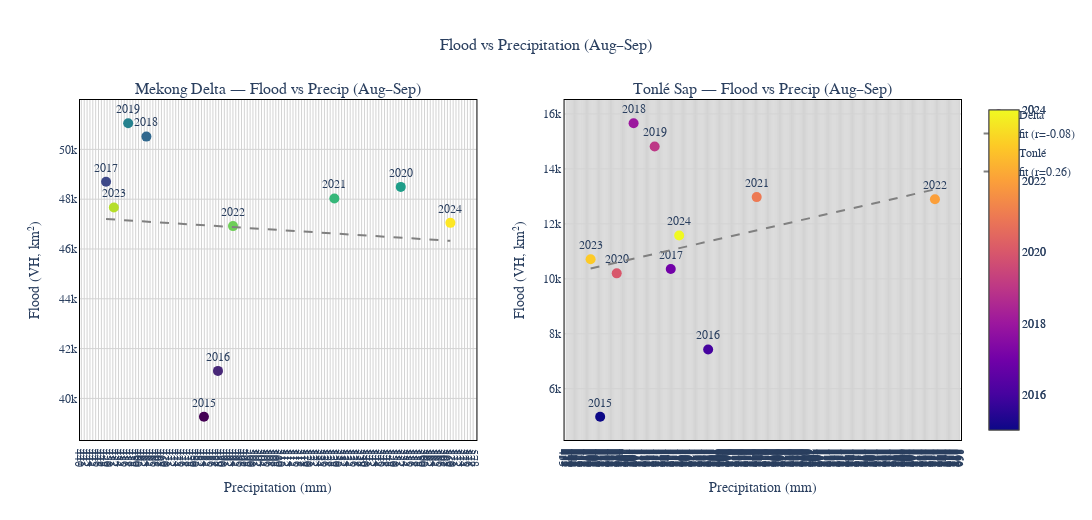

Notebook code for this chart:
### Code cell
# === Cell 8: Figure 2 - Flood vs Precipitation ===
def fig_flood_vs_precip(df_delta, df_ts):
    fig = create_dual_subplot("Mekong Delta — Flood vs Precip (Aug–Sep)",
                              "Tonlé Sap — Flood vs Precip (Aug–Sep)", height=520, width=1200)
    # Delta
    if {"precip_wet_mm","flood_vh_km2"}.issubset(df_delta.columns) and len(df_delta.dropna()):
        d = df_delta.dropna(subset=["precip_wet_mm","flood_vh_km2"]).copy()
        fig.add_trace(go.Scatter(x=d["precip_wet_mm"], y=d["flood_vh_km2"],
                                 mode="markers+text", text=d["year"].astype(int),
                                 textposition="top center", name="Delta",
                                 marker=dict(size=10, color=d["year"], colorscale="Viridis", showscale=True)),
                      row=1, col=1)
        if len(d)>=2:
            x, y = d["precip_wet_mm"].values, d["flood_vh_km2"].values
            coeff = np.polyfit(x,y,1); xs = np.linspace(x.min(), x.max(), 100); ys = coeff[0]*xs+coeff[1]
            r = np.corrcoef(x,y)[0,1]
            fig.add_trace(go.Scatter(x=xs, y=ys, mode="lines", line=dict(color="gray", dash="dash"),
                                     name=f"fit (r={r:.2f})"), row=1, col=1)
    else:
        fig.add_annotation(text="No data", xref="paper", yref="paper", x=0.5, y=0.5, showarrow=False, row=1, col=1)

    # Tonlé
    if {"precip_wet_mm","flood_vh_km2"}.issubset(df_ts.columns) and len(df_ts.dropna()):
        t = df_ts.dropna(subset=["precip_wet_mm","flood_vh_km2"]).copy()
        fig.add_trace(go.Scatter(x=t["precip_wet_mm"], y=t["flood_vh_km2"],
                                 mode="markers+text", text=t["year"].astype(int),
                                 textposition="top center", name="Tonlé",
                                 marker=dict(size=10, color=t["year"], colorscale="Plasma", showscale=True)),
                      row=1, col=2)
        if len(t)>=2:
            x, y = t["precip_wet_mm"].values, t["flood_vh_km2"].values
            coeff = np.polyfit(x,y,1); xs = np.linspace(x.min(), x.max(), 100); ys = coeff[0]*xs+coeff[1]
            r = np.corrcoef(x,y)[0,1]
            fig.add_trace(go.Scatter(x=xs, y=ys, mode="lines", line=dict(color="gray", dash="dash"),
                                     name=f"fit (r={r:.2f})"), row=1, col=2)
    else:
        fig.add_annotation(text="No data", xref="paper", yref="paper", x=0.5, y=0.5, showarrow=False, row=1, col=2)

    fig.update_xaxes(title_text="Precipitation (mm)", row=1, col=1)
    fig.update_xaxes(title_text="Precipitation (mm)", row=1, col=2)
    fig.update_yaxes(title_text="Flood (VH, km²)", row=1, col=1)
    fig.update_yaxes(title_text="Flood (VH, km²)", row=1, col=2)
    return finalize_figure(fig, "Flood vs Precipitation (Aug–Sep)", ASSETS / "fig_flood_vs_precip.json")

fig2 = fig_flood_vs_precip(df_delta, df_ts)
fig2.show()

### Figure 1 — Plotly figure (JSON) as saved in the notebook; plotly's stock layout.template omitted (floating-point values rounded to 4 significant figures)
{"data": [{"marker": {"color": [2015, 2016, 2017, 2018, 2019, 2020, 2021, 2022, 2023, 2024], "colorscale": [[0, "#440154"], [0.1111, "#482878"], [0.2222, "#3e4989"], [0.3333, "#31688e"], [0.4444, "#26828e"], [0.5556, "#1f9e89"], [0.6667, "#35b779"], [0.7778, "#6ece58"], [0.8889, "#b5de2b"], [1, "#fde725"]], "showscale": true, "size": 10}, "mode": "markers+text", "name": "Delta", "text": [2015, 2016, 2017, 2018, 2019, 2020, 2021, 2022, 2023, 2024], "textposition": "top center", "type": "scatter", "x": [482.9, 487.8, 448.6, 462.7, 456.4, 551.7, 528.5, 493.0, 451.4, 569.0], "xaxis": "x", "y": [39260.0, 41110.0, 48700.0, 50510.0, 51050.0, 48490.0, 48030.0, 46920.0, 47670.0, 47050.0], "yaxis": "y"}, {"line": {"color": "gray", "dash": "dash"}, "mode": "lines", "name": "fit (r=-0.08)", "type": "scatter", "x": [448.6, 449.9, 451.1, 452.3, 453.5, 454.7, 455.9, 457.2, 458.4, 459.6, 460.8, 462.0, 463.2, 464.5, 465.7, 466.9, 468.1, 469.3, 470.5, 471.7, 473.0, 474.2, 475.4, 476.6, 477.8, 479.0, 480.3, 481.5, 482.7, 483.9, 485.1, 486.3, 487.6, 488.8, 490.0, 491.2, 492.4, 493.6, 494.9, 496.1, 497.3, 498.5, 499.7, 500.9, 502.2, 503.4, 504.6, 505.8, 507.0, 508.2, 509.4, 510.7, 511.9, 513.1, 514.3, 515.5, 516.7, 518.0, 519.2, 520.4, 521.6, 522.8, 524.0, 525.3, 526.5, 527.7, 528.9, 530.1, 531.3, 532.6, 533.8, 535.0, 536.2, 537.4, 538.6, 539.9, 541.1, 542.3, 543.5, 544.7, 545.9, 547.1, 548.4, 549.6, 550.8, 552.0, 553.2, 554.4, 555.7, 556.9, 558.1, 559.3, 560.5, 561.7, 563.0, 564.2, 565.4, 566.6, 567.8, 569.0], "xaxis": "x", "y": [47200.0, 47190.0, 47180.0, 47180.0, 47170.0, 47160.0, 47150.0, 47140.0, 47130.0, 47120.0, 47110.0, 47110.0, 47100.0, 47090.0, 47080.0, 47070.0, 47060.0, 47050.0, 47040.0, 47030.0, 47030.0, 47020.0, 47010.0, 47000.0, 46990.0, 46980.0, 46970.0, 46960.0, 46950.0, 46950.0, 46940.0, 46930.0, 46920.0, 46910.0, 46900.0, 46890.0, 46880.0, 46880.0, 46870.0, 46860.0, 46850.0, 46840.0, 46830.0, 46820.0, 46810.0, 46800.0, 46800.0, 46790.0, 46780.0, 46770.0, 46760.0, 46750.0, 46740.0, 46730.0, 46730.0, 46720.0, 46710.0, 46700.0, 46690.0, 46680.0, 46670.0, 46660.0, 46650.0, 46650.0, 46640.0, 46630.0, 46620.0, 46610.0, 46600.0, 46590.0, 46580.0, 46580.0, 46570.0, 46560.0, 46550.0, 46540.0, 46530.0, 46520.0, 46510.0, 46500.0, 46500.0, 46490.0, 46480.0, 46470.0, 46460.0, 46450.0, 46440.0, 46430.0, 46430.0, 46420.0, 46410.0, 46400.0, 46390.0, 46380.0, 46370.0, 46360.0, 46350.0, 46350.0, 46340.0, 46330.0], "yaxis": "y"}, {"marker": {"color": [2015, 2016, 2017, 2018, 2019, 2020, 2021, 2022, 2023, 2024], "colorscale": [[0, "#0d0887"], [0.1111, "#46039f"], [0.2222, "#7201a8"], [0.3333, "#9c179e"], [0.4444, "#bd3786"], [0.5556, "#d8576b"], [0.6667, "#ed7953"], [0.7778, "#fb9f3a"], [0.8889, "#fdca26"], [1, "#f0f921"]], "showscale": true, "size": 10}, "mode": "markers+text", "name": "Tonlé", "text": [2015, 2016, 2017, 2018, 2019, 2020, 2021, 2022, 2023, 2024], "textposition": "top center", "type": "scatter", "x": [470.8, 587.7, 547.2, 507.0, 529.8, 488.7, 640.3, 833.3, 460.5, 556.3], "xaxis": "x2", "y": [4982.0, 7431.0, 10360.0, 15660.0, 14810.0, 10200.0, 12980.0, 12900.0, 10710.0, 11580.0], "yaxis": "y2"}, {"line": {"color": "gray", "dash": "dash"}, "mode": "lines", "name": "fit (r=0.26)", "type": "scatter", "x": [460.5, 464.2, 468.0, 471.7, 475.5, 479.3, 483.0, 486.8, 490.6, 494.3, 498.1, 501.9, 505.6, 509.4, 513.2, 516.9, 520.7, 524.5, 528.2, 532.0, 535.8, 539.5, 543.3, 547.1, 550.8, 554.6, 558.4, 562.1, 565.9, 569.7, 573.4, 577.2, 581.0, 584.7, 588.5, 592.3, 596.0, 599.8, 603.6, 607.3, 611.1, 614.9, 618.6, 622.4, 626.2, 629.9, 633.7, 637.4, 641.2, 645.0, 648.7, 652.5, 656.3, 660.0, 663.8, 667.6, 671.3, 675.1, 678.9, 682.6, 686.4, 690.2, 693.9, 697.7, 701.5, 705.2, 709.0, 712.8, 716.5, 720.3, 724.1, 727.8, 731.6, 735.4, 739.1, 742.9, 746.7, 750.4, 754.2, 758.0, 761.7, 765.5, 769.3, 773.0, 776.8, 780.6, 784.3, 788.1, 791.8, 795.6, 799.4, 803.1, 806.9, 810.7, 814.4, 818.2, 822.0, 825.7, 829.5, 833.3], "xaxis": "x2", "y": [10370.0, 10400.0, 10430.0, 10460.0, 10490.0, 10520.0, 10550.0, 10580.0, 10610.0, 10640.0, 10670.0, 10690.0, 10720.0, 10750.0, 10780.0, 10810.0, 10840.0, 10870.0, 10900.0, 10930.0, 10960.0, 10990.0, 11010.0, 11040.0, 11070.0, 11100.0, 11130.0, 11160.0, 11190.0, 11220.0, 11250.0, 11280.0, 11310.0, 11340.0, 11360.0, 11390.0, 11420.0, 11450.0, 11480.0, 11510.0, 11540.0, 11570.0, 11600.0, 11630.0, 11660.0, 11680.0, 11710.0, 11740.0, 11770.0, 11800.0, 11830.0, 11860.0, 11890.0, 11920.0, 11950.0, 11980.0, 12010.0, 12030.0, 12060.0, 12090.0, 12120.0, 12150.0, 12180.0, 12210.0, 12240.0, 12270.0, 12300.0, 12330.0, 12350.0, 12380.0, 12410.0, 12440.0, 12470.0, 12500.0, 12530.0, 12560.0, 12590.0, 12620.0, 12650.0, 12680.0, 12700.0, 12730.0, 12760.0, 12790.0, 12820.0, 12850.0, 12880.0, 12910.0, 12940.0, 12970.0, 13000.0, 13020.0, 13050.0, 13080.0, 13110.0, 13140.0, 13170.0, 13200.0, 13230.0, 13260.0], "yaxis": "y2"}], "layout": {"annotations": [{"font": {"size": 16}, "showarrow": false, "text": "Mekong Delta — Flood vs Precip (Aug–Sep)", "x": 0.225, "xanchor": "center", "xref": "paper", "y": 1, "yanchor": "bottom", "yref": "paper"}, {"font": {"size": 16}, "showarrow": false, "text": "Tonlé Sap — Flood vs Precip (Aug–Sep)", "x": 0.775, "xanchor": "center", "xref": "paper", "y": 1, "yanchor": "bottom", "yref": "paper"}], "font": {"family": "Arial, sans-serif", "size": 12}, "height": 520, "hovermode": "x unified", "paper_bgcolor": "white", "plot_bgcolor": "white", "showlegend": true, "title": {"font": {"size": 16}, "text": "Flood vs Precipitation (Aug–Sep)", "x": 0.5, "xanchor": "center"}, "width": 1200, "xaxis": {"anchor": "y", "autorange": true, "domain": [0, 0.45], "dtick": 1, "gridcolor": "lightgray", "linecolor": "black", "linewidth": 1, "mirror": true, "range": [439.8, 577.9], "showline": true, "title": {"text": "Precipitation (mm)"}, "type": "linear"}, "xaxis2": {"anchor": "y2", "autorange": true, "domain": [0.55, 1], "dtick": 1, "gridcolor": "lightgray", "linecolor": "black", "linewidth": 1, "mirror": true, "range": [433.0, 860.7], "showline": true, "title": {"text": "Precipitation (mm)"}, "type": "linear"}, "yaxis": {"anchor": "x", "autorange": true, "domain": [0, 1], "gridcolor": "lightgray", "linecolor": "black", "linewidth": 1, "mirror": true, "range": [38330.0, 51980.0], "showline": true, "title": {"text": "Flood (VH, km²)"}, "type": "linear"}, "yaxis2": {"anchor": "x2", "autorange": true, "domain": [0, 1], "gridcolor": "lightgray", "linecolor": "black", "linewidth": 1, "mirror": true, "range": [4136.0, 16510.0], "showline": true, "title": {"text": "Flood (VH, km²)"}, "type": "linear"}}}
